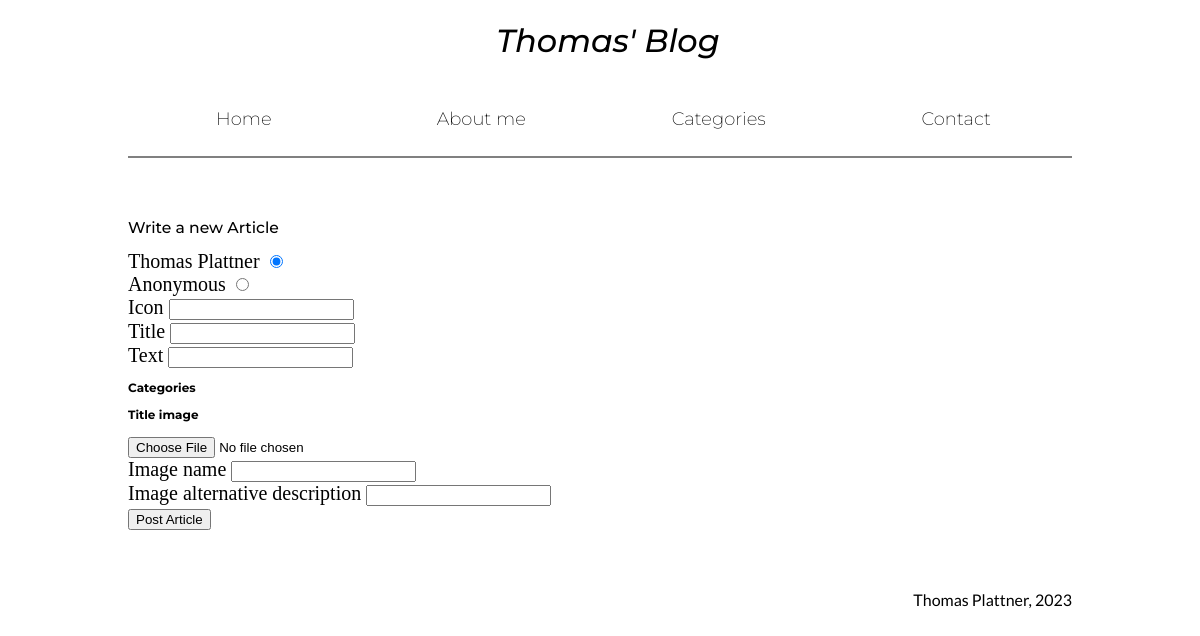
Page /new on the earlier database version.
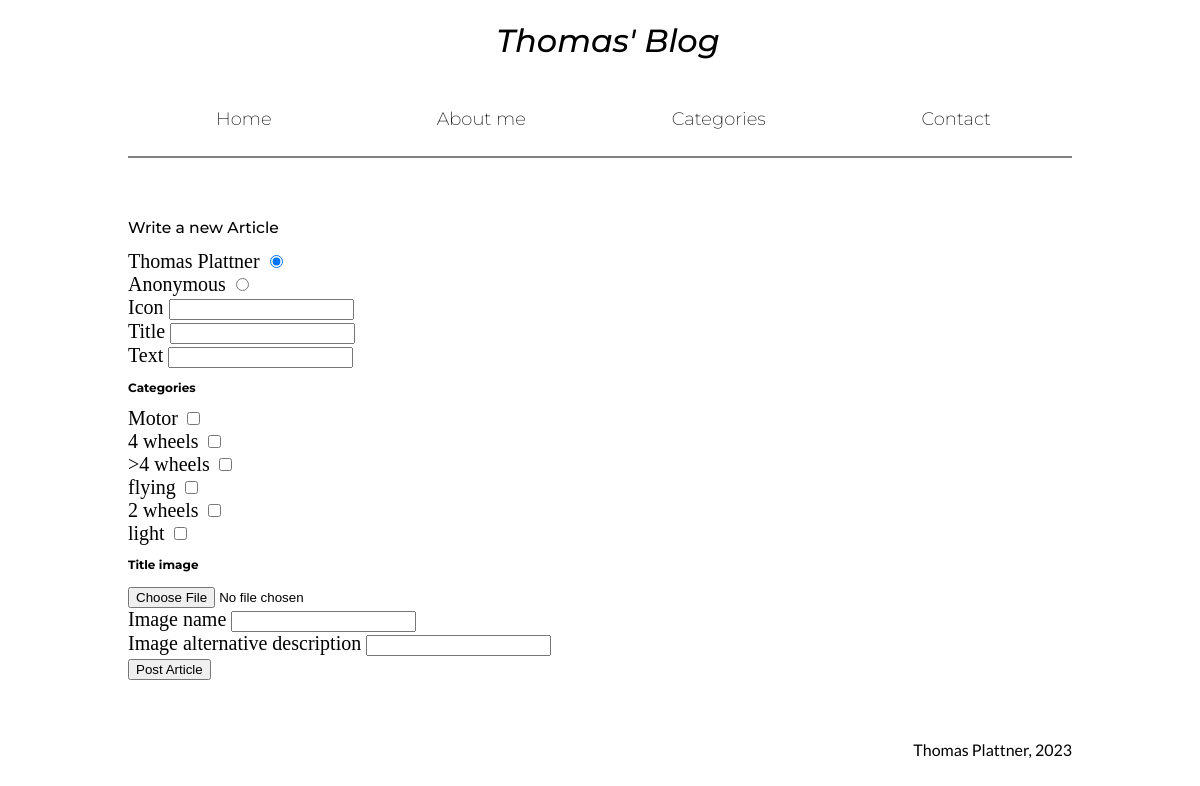
Same page on the later database version.
### app/articles/models.py (models this page shows)
class Category(db.Model, CRUDMixin):
    __tablename__ = 'category'
    id = db.Column(db.Integer, primary_key=True)
    categories = db.Column(db.String(30))
    article_categories = db.relationship('ArticleCategory', backref='category', lazy=True)

### app/new_article/routes.py (the view)
@blueprint.get('/new')
def get_article():
    categories = Category.query.all()
    return render_template('new_article/new.html', categories=categories)

### app/templates/new_article/new.html (shortened to what this page needs)
{% extends 'base.html' %}
{% block main %}
    <h2>Write a new Article</h2>
    <form method="POST" enctype="multipart/form-data" action="/new">
        <div>
            <label for="Thomas Plattner">Thomas Plattner</label>
            <input type="radio" id="Thomas Plattner" name="user_id" value="Thomas Plattner" checked><br>
            <label for="Anonymous">Anonymous</label>
            <input type="radio" id="Anonymous" name="user_id" value="Anonymous">
        </div>
        <div>
            <label for="icon">Icon</label>
            <input type="text" name="icon" id="icon" maxlength="30">
        </div>
        <div>
            <label for="title">Title</label>
            <input type="text" name="title" id="title" maxlength="80">
        </div>
        <div>
            <label for="text">Text</label>
            <input type="text" name="text" id="text" maxlength="20000">
        </div>
        <h3>Categories</h3>
        <div>
            {% for category in categories %}
                <label for="{{ category.id }}">{{ category.categories}}</label>
                <input type="checkbox" id="{{ category.id }}" name="{{ category.id }}" value="{{ category.id }}"><br>
            {% endfor %}
        </div>
        <h3>Title image</h3>
        <div>
            <input type="file" id="article_image" name="article_image" accept=".png, .jpg, .jpeg, .gif, .svg" max-file-size="5242880">
        <div>
            <label for="image_name">Image name</label>
            <input type="" name="image_name" id="image_name" maxlength="30">
        </div>
        <div>
            <label for="image_alt">Image alternative description</label>
            <input type="text" name="image_alt" id="image_alt" maxlength="80">
        </div>
        <input type="submit" value="Post Article">
    </form>
{% endblock %}

Differences in the rows shown:
added Category: categories "Motor"
added Category: categories "4 wheels"
added Category: categories ">4 wheels"
added Category: categories "flying"
added Category: categories "2 wheels"
added Category: categories "light"
